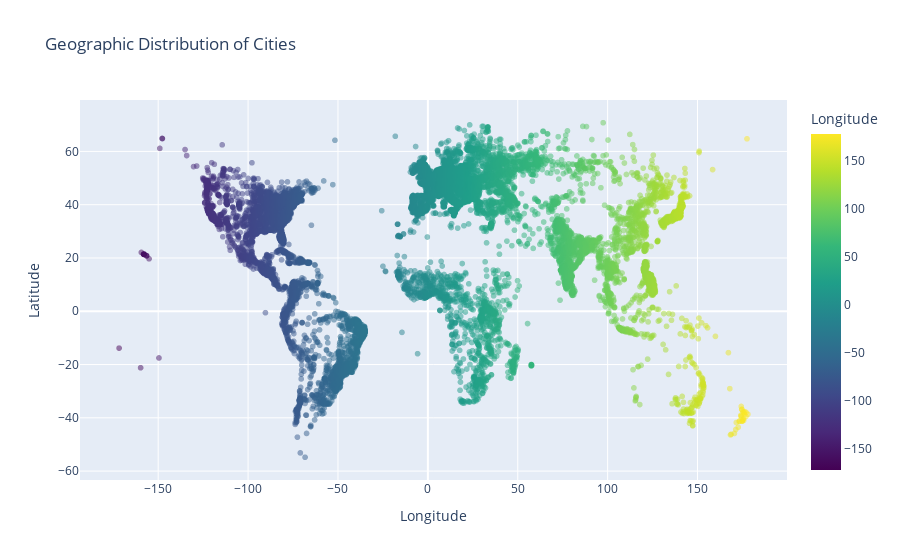

Notebook code cell kept with this figure:
### Markdown cell above
**Geographic distribution of cities**

### Code cell
import plotly.express as px

# Create the scatter plot
fig = px.scatter(data, x='lng', y='lat', color='lng', opacity=0.5,
                 title='Geographic Distribution of Cities', labels={'lng': 'Longitude', 'lat': 'Latitude'},
                 color_continuous_scale='Viridis')

# Show the plot
fig.show()

### Figure 1 — Plotly figure (JSON) as saved in the notebook; plotly's stock layout.template omitted (floating-point values rounded to 4 significant figures; data arrays with more than 128 entries replaced by an {"elided": "..."} marker saying what was removed)
{"data": [{"hovertemplate": "Longitude=%{marker.color}<br>Latitude=%{y}<extra></extra>", "legendgroup": "", "marker": {"color": {"elided": "16695 float values"}, "coloraxis": "coloraxis", "opacity": 0.5, "symbol": "circle"}, "mode": "markers", "name": "", "showlegend": false, "type": "scattergl", "x": {"elided": "16695 float values"}, "xaxis": "x", "y": {"elided": "16695 float values"}, "yaxis": "y"}], "layout": {"coloraxis": {"colorbar": {"title": {"text": "Longitude"}}, "colorscale": [[0, "#440154"], [0.1111, "#482878"], [0.2222, "#3e4989"], [0.3333, "#31688e"], [0.4444, "#26828e"], [0.5556, "#1f9e89"], [0.6667, "#35b779"], [0.7778, "#6ece58"], [0.8889, "#b5de2b"], [1, "#fde725"]]}, "legend": {"tracegroupgap": 0}, "title": {"text": "Geographic Distribution of Cities"}, "xaxis": {"anchor": "y", "domain": [0, 1], "title": {"text": "Longitude"}}, "yaxis": {"anchor": "x", "domain": [0, 1], "title": {"text": "Latitude"}}}}
